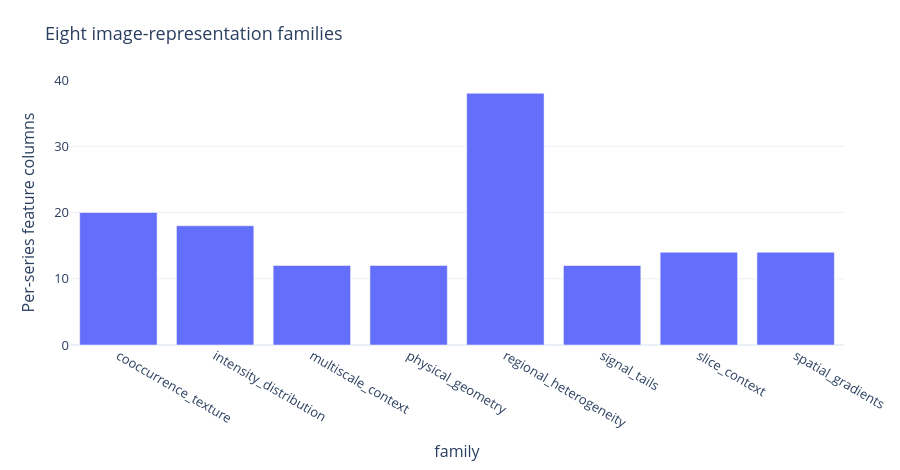

Notebook source saved alongside this figure:
### Markdown cell above
## 02. Eight image families

Candidate counts include whole-view and center-window summaries. These are not anatomically segmented or clinically calibrated measurements.

### Code cell
figure = round2_figure(DIRECTORY, 2)
figure.show(renderer='plotly_mimetype')

### Figure 1 — Plotly figure (JSON) as saved in the notebook; plotly's stock layout.template omitted (floating-point values rounded to 4 significant figures)
{"data": [{"hovertemplate": "family=%{x}<br>columns=%{y}<extra></extra>", "legendgroup": "", "marker": {"color": "#636efa", "pattern": {"shape": ""}}, "name": "", "orientation": "v", "showlegend": false, "textposition": "auto", "type": "bar", "x": ["cooccurrence_texture", "intensity_distribution", "multiscale_context", "physical_geometry", "regional_heterogeneity", "signal_tails", "slice_context", "spatial_gradients"], "xaxis": "x", "y": [20, 18, 12, 12, 38, 12, 14, 14], "yaxis": "y"}], "layout": {"barmode": "relative", "font": {"size": 13}, "height": 470, "legend": {"tracegroupgap": 0}, "margin": {"b": 100, "l": 70, "r": 25, "t": 80}, "title": {"text": "Eight image-representation families"}, "xaxis": {"anchor": "y", "domain": [0, 1], "title": {"text": "family"}}, "yaxis": {"anchor": "x", "domain": [0, 1], "title": {"text": "Per-series feature columns"}}}}
